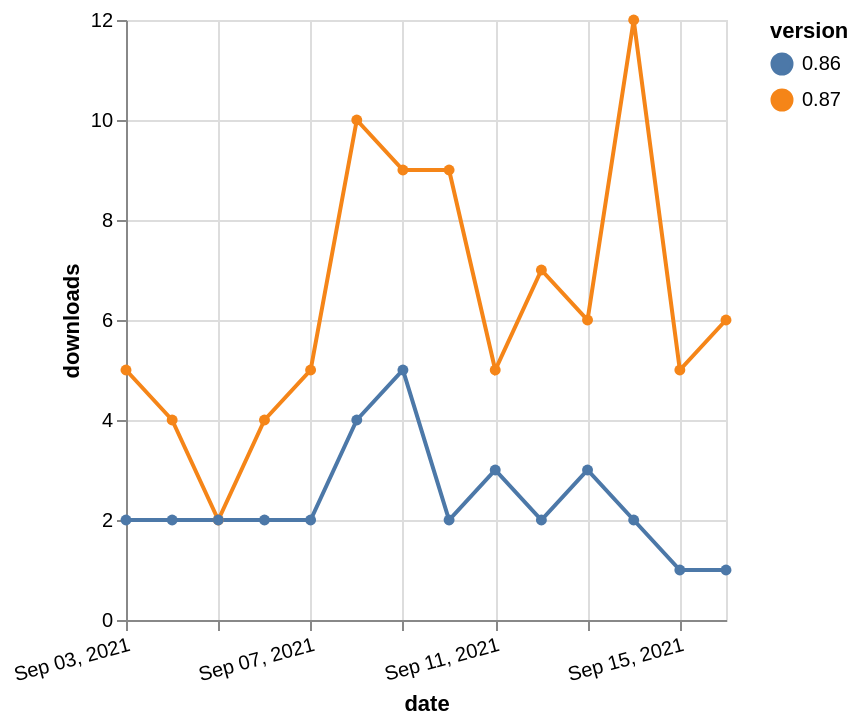

Specify this chart in Vega-Lite:
### Vega-Lite specification from a JSON file in a GitHub repository (floating-point values rounded to 4 significant figures)
{"$schema": "https://vega.github.io/schema/vega-lite/v5.json", "description": "A simple bar chart with embedded data.", "data": {"values": [{"date": "2021-09-03", "total": 4715, "delta": 5, "version": "0.87"}, {"date": "2021-09-04", "total": 4719, "delta": 4, "version": "0.87"}, {"date": "2021-09-05", "total": 4721, "delta": 2, "version": "0.87"}, {"date": "2021-09-06", "total": 4725, "delta": 4, "version": "0.87"}, {"date": "2021-09-07", "total": 4730, "delta": 5, "version": "0.87"}, {"date": "2021-09-08", "total": 4740, "delta": 10, "version": "0.87"}, {"date": "2021-09-09", "total": 4749, "delta": 9, "version": "0.87"}, {"date": "2021-09-10", "total": 4758, "delta": 9, "version": "0.87"}, {"date": "2021-09-11", "total": 4763, "delta": 5, "version": "0.87"}, {"date": "2021-09-12", "total": 4770, "delta": 7, "version": "0.87"}, {"date": "2021-09-13", "total": 4776, "delta": 6, "version": "0.87"}, {"date": "2021-09-14", "total": 4788, "delta": 12, "version": "0.87"}, {"date": "2021-09-15", "total": 4793, "delta": 5, "version": "0.87"}, {"date": "2021-09-16", "total": 4799, "delta": 6, "version": "0.87"}, {"date": "2021-09-03", "total": 4749, "delta": 2, "version": "0.86"}, {"date": "2021-09-04", "total": 4751, "delta": 2, "version": "0.86"}, {"date": "2021-09-05", "total": 4753, "delta": 2, "version": "0.86"}, {"date": "2021-09-06", "total": 4755, "delta": 2, "version": "0.86"}, {"date": "2021-09-07", "total": 4757, "delta": 2, "version": "0.86"}, {"date": "2021-09-08", "total": 4761, "delta": 4, "version": "0.86"}, {"date": "2021-09-09", "total": 4766, "delta": 5, "version": "0.86"}, {"date": "2021-09-10", "total": 4768, "delta": 2, "version": "0.86"}, {"date": "2021-09-11", "total": 4771, "delta": 3, "version": "0.86"}, {"date": "2021-09-12", "total": 4773, "delta": 2, "version": "0.86"}, {"date": "2021-09-13", "total": 4776, "delta": 3, "version": "0.86"}, {"date": "2021-09-14", "total": 4778, "delta": 2, "version": "0.86"}, {"date": "2021-09-15", "total": 4779, "delta": 1, "version": "0.86"}, {"date": "2021-09-16", "total": 4780, "delta": 1, "version": "0.86"}]}, "width": "container", "mark": {"type": "line", "point": {"filled": true}}, "encoding": {"x": {"field": "date", "type": "temporal", "timeUnit": "yearmonthdate", "title": "date", "axis": {"labelAngle": -15}}, "y": {"field": "delta", "type": "quantitative", "title": "downloads"}, "color": {"field": "version", "type": "nominal"}, "tooltip": {"field": "delta"}}}
